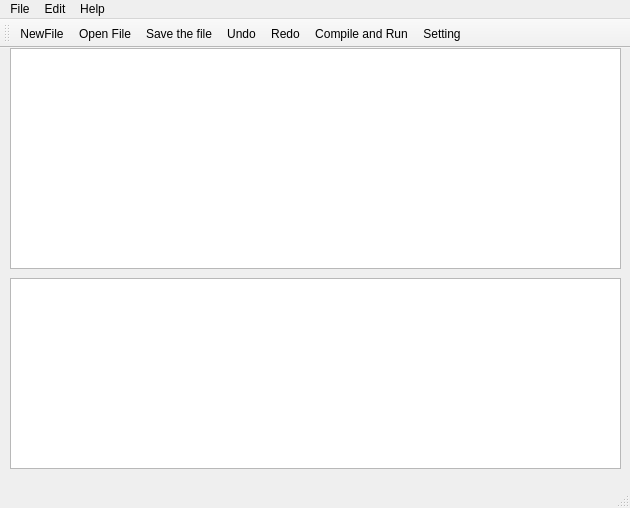
<?xml version="1.0" encoding="UTF-8"?>
<ui version="4.0">
 <class>MainWindow</class>
 <widget class="QMainWindow" name="MainWindow">
  <property name="geometry">
   <rect>
    <x>0</x>
    <y>0</y>
    <width>630</width>
    <height>508</height>
   </rect>
  </property>
  <property name="windowTitle">
   <string>HJ Editor</string>
  </property>
  <widget class="QWidget" name="centralWidget">
   <widget class="CodeEditor" name="editor">
    <property name="geometry">
     <rect>
      <x>10</x>
      <y>0</y>
      <width>611</width>
      <height>221</height>
     </rect>
    </property>
   </widget>
   <widget class="Console" name="outputText">
    <property name="geometry">
     <rect>
      <x>10</x>
      <y>230</y>
      <width>611</width>
      <height>191</height>
     </rect>
    </property>
   </widget>
  </widget>
  <widget class="QMenuBar" name="menuBar">
   <property name="geometry">
    <rect>
     <x>0</x>
     <y>0</y>
     <width>630</width>
     <height>21</height>
    </rect>
   </property>
   <widget class="QMenu" name="menu">
    <property name="title">
     <string>File</string>
    </property>
    <addaction name="actionNewFile"/>
    <addaction name="actionOpen"/>
    <addaction name="actionSave_File"/>
   </widget>
   <widget class="QMenu" name="menuEdit_O">
    <property name="title">
     <string>Edit</string>
    </property>
    <addaction name="actionSelectAll"/>
    <addaction name="actionUndo"/>
    <addaction name="actionRedo"/>
   </widget>
   <widget class="QMenu" name="menuHelp_H">
    <property name="title">
     <string>Help</string>
    </property>
    <addaction name="actionAbout"/>
    <addaction name="actionDocument"/>
   </widget>
   <addaction name="menu"/>
   <addaction name="menuEdit_O"/>
   <addaction name="menuHelp_H"/>
  </widget>
  <widget class="QToolBar" name="mainToolBar">
   <property name="iconSize">
    <size>
     <width>24</width>
     <height>24</height>
    </size>
   </property>
   <property name="toolButtonStyle">
    <enum>Qt::ToolButtonIconOnly</enum>
   </property>
   <attribute name="toolBarArea">
    <enum>TopToolBarArea</enum>
   </attribute>
   <attribute name="toolBarBreak">
    <bool>false</bool>
   </attribute>
   <addaction name="actionNewFile"/>
   <addaction name="actionOpen"/>
   <addaction name="actionSave_File"/>
   <addaction name="actionUndo"/>
   <addaction name="actionRedo"/>
   <addaction name="actionRun"/>
   <addaction name="actionSetting"/>
  </widget>
  <widget class="QStatusBar" name="statusBar"/>
  <action name="actionNewFile">
   <property name="icon">
    <iconset resource="image.qrc">
     <normaloff>:/image/New.png</normaloff>:/image/New.png</iconset>
   </property>
   <property name="text">
    <string>NewFile</string>
   </property>
   <property name="toolTip">
    <string>新建一个C++代码文件</string>
   </property>
   <property name="shortcut">
    <string>Ctrl+N</string>
   </property>
  </action>
  <action name="actionOpen">
   <property name="icon">
    <iconset resource="image.qrc">
     <normaloff>:/image/Open.png</normaloff>:/image/Open.png</iconset>
   </property>
   <property name="text">
    <string>Open File</string>
   </property>
   <property name="toolTip">
    <string>打开文件...</string>
   </property>
   <property name="shortcut">
    <string>Ctrl+O</string>
   </property>
  </action>
  <action name="actionSelectAll">
   <property name="text">
    <string>Select All</string>
   </property>
   <property name="toolTip">
    <string>选择全部文本</string>
   </property>
   <property name="shortcut">
    <string>Ctrl+A</string>
   </property>
  </action>
  <action name="actionUndo">
   <property name="icon">
    <iconset resource="image.qrc">
     <normaloff>:/image/Undo.png</normaloff>:/image/Undo.png</iconset>
   </property>
   <property name="text">
    <string>Undo</string>
   </property>
   <property name="shortcut">
    <string>Ctrl+Z</string>
   </property>
  </action>
  <action name="actionRedo">
   <property name="icon">
    <iconset resource="image.qrc">
     <normaloff>:/image/Redo.png</normaloff>:/image/Redo.png</iconset>
   </property>
   <property name="text">
    <string>Redo</string>
   </property>
   <property name="shortcut">
    <string>Ctrl+Shift+Z</string>
   </property>
  </action>
  <action name="actionAbout">
   <property name="text">
    <string>About</string>
   </property>
   <property name="toolTip">
    <string>About Editor</string>
   </property>
  </action>
  <action name="actionDocument">
   <property name="text">
    <string>Document</string>
   </property>
   <property name="toolTip">
    <string>Check Document</string>
   </property>
  </action>
  <action name="actionSave_File">
   <property name="icon">
    <iconset resource="image.qrc">
     <normaloff>:/image/Save.png</normaloff>:/image/Save.png</iconset>
   </property>
   <property name="text">
    <string>Save the file</string>
   </property>
   <property name="toolTip">
    <string>Save the File</string>
   </property>
   <property name="shortcut">
    <string>Ctrl+S</string>
   </property>
  </action>
  <action name="actionRun">
   <property name="icon">
    <iconset resource="image.qrc">
     <normaloff>:/image/Run.png</normaloff>:/image/Run.png</iconset>
   </property>
   <property name="text">
    <string>Compile and Run</string>
   </property>
   <property name="toolTip">
    <string>Compile and Run</string>
   </property>
   <property name="shortcut">
    <string>Ctrl+R</string>
   </property>
  </action>
  <action name="actionSetting">
   <property name="icon">
    <iconset resource="image.qrc">
     <normaloff>:/image/Setting.png</normaloff>:/image/Setting.png</iconset>
   </property>
   <property name="text">
    <string>Setting</string>
   </property>
   <property name="toolTip">
    <string>Change Setting</string>
   </property>
   <property name="visible">
    <bool>false</bool>
   </property>
  </action>
 </widget>
 <layoutdefault spacing="6" margin="11"/>
 <customwidgets>
  <customwidget>
   <class>CodeEditor</class>
   <extends>QPlainTextEdit</extends>
   <header location="global">codeeditor.h</header>
  </customwidget>
  <customwidget>
   <class>Console</class>
   <extends>QPlainTextEdit</extends>
   <header location="global">console.h</header>
  </customwidget>
 </customwidgets>
 <resources>
  <include location="image.qrc"/>
 </resources>
 <connections/>
</ui>
